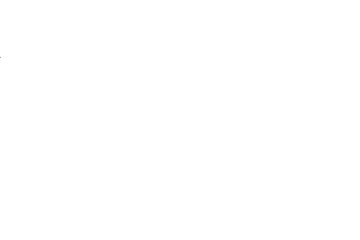
Frame 1 (no input)
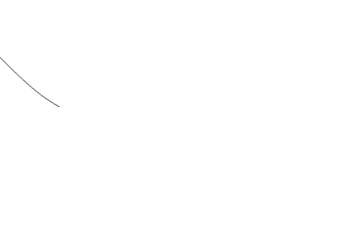
Frame 60 (no input)
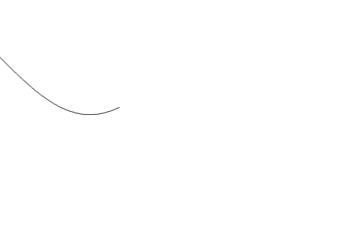
Frame 120 (the mouse pressed at the canvas centre since frame 60)

The p5.js sketch that drew these frames (run headless with seeded random() and noise() and a simulated clock; from frame 60 on, the mouse is pressed at the canvas centre):

// p5.js sketch
// ── sketch.js
let angle = 0.0;
function setup() {
	createCanvas(360, 240);
	smooth();
}
function draw() {
	let sinVal = sin(radians(angle));  //sin和cos函数的参数都是使用弧度值计算，因此需要使用radians函数将角度值转化为弧度值
	sinVal = map(sinVal, -1, 1, 0, 360/PI);
	point(angle,sinVal);
	if(angle<360){
		angle += 1;
	}
}
